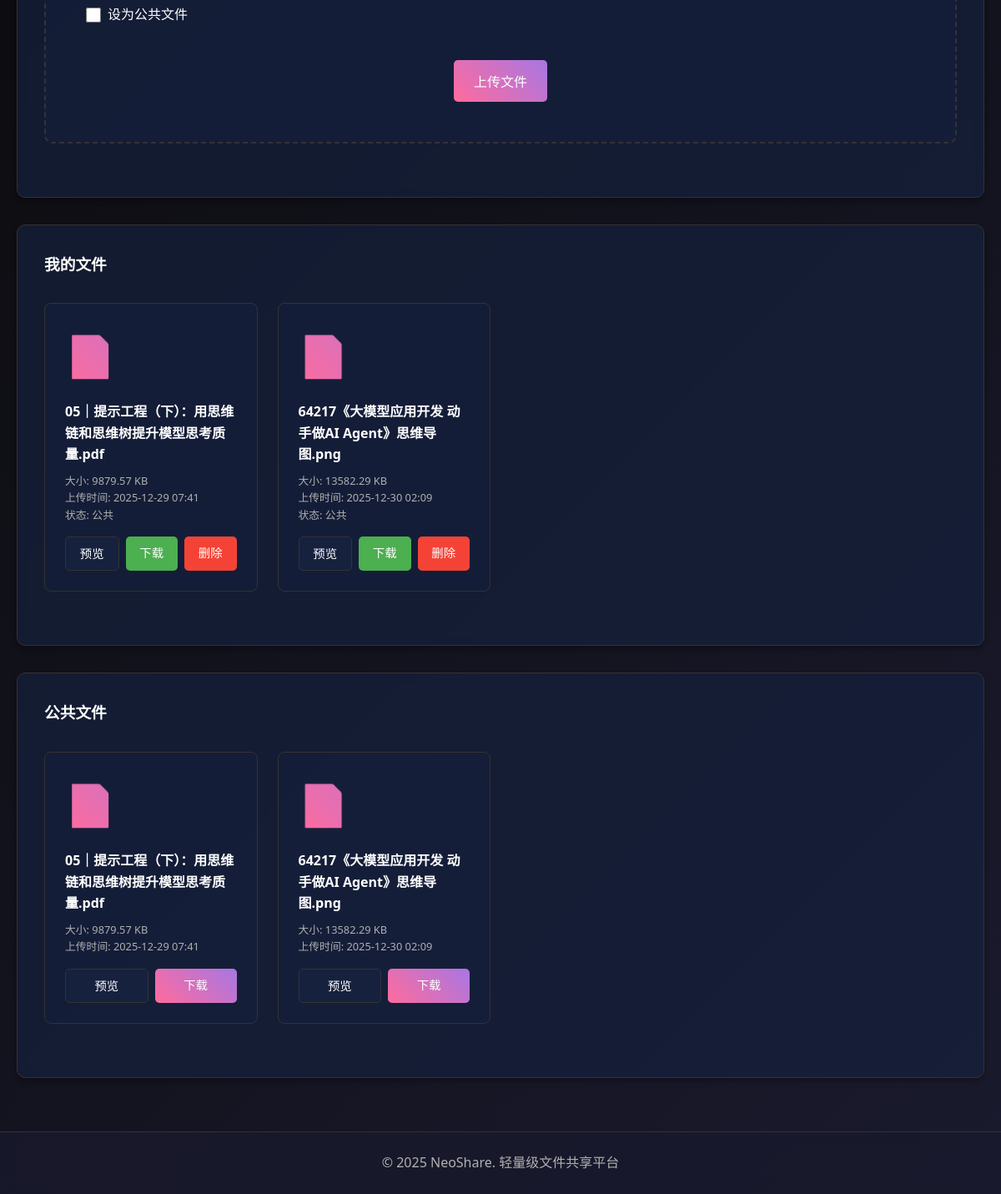
Page /dashboard (signed in, lower part) on the earlier database version.
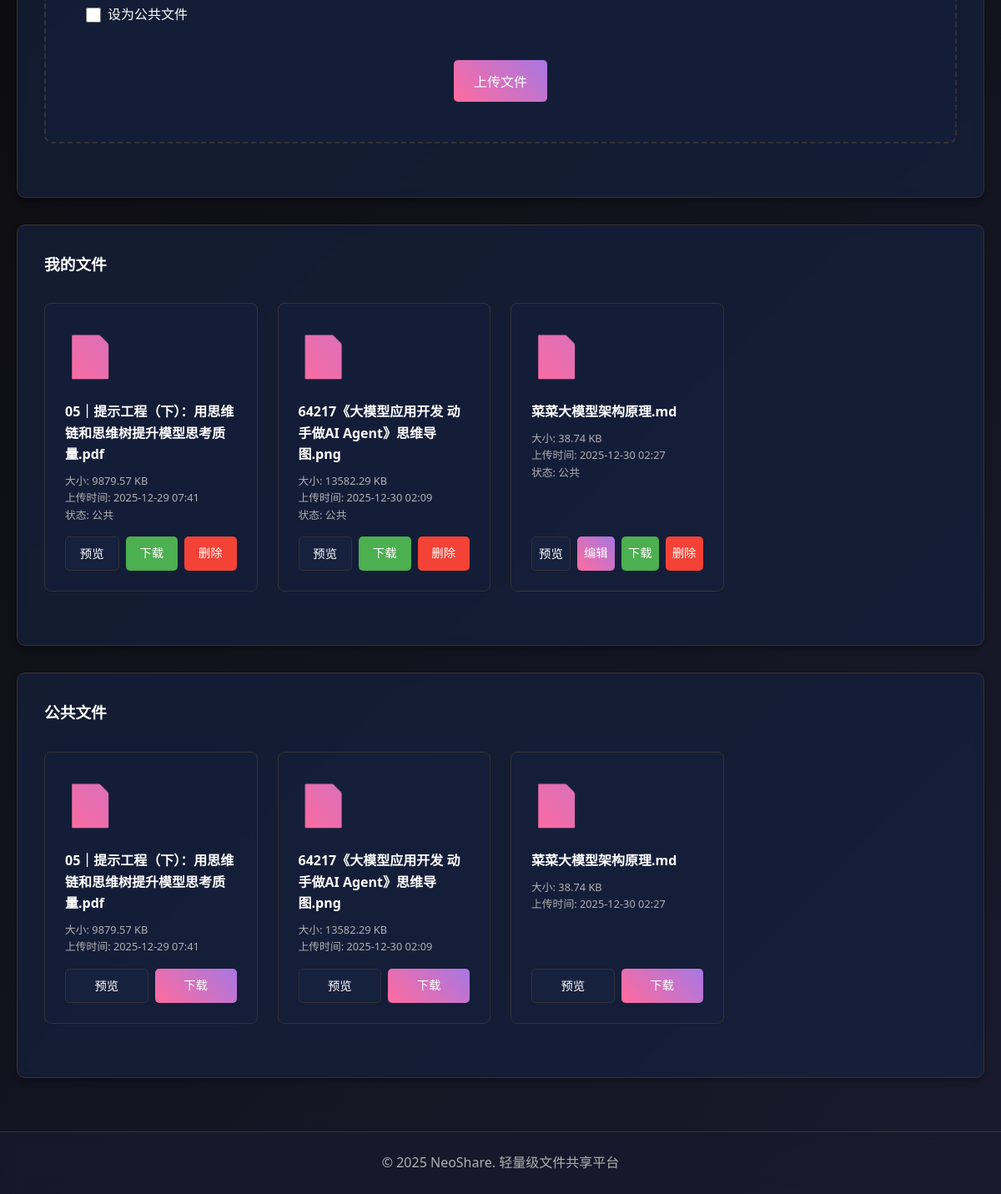
Same page on the later database version.
### new_app.py (models this page shows)
class File(db.Model):
    id = db.Column(db.Integer, primary_key=True)
    filename = db.Column(db.String(200), nullable=False)
    filepath = db.Column(db.String(400), nullable=False)
    owner_id = db.Column(db.Integer, db.ForeignKey('user.id'), nullable=True)
    is_public = db.Column(db.Boolean, default=False)
    created_at = db.Column(db.DateTime, default=datetime.utcnow)
    updated_at = db.Column(db.DateTime, default=datetime.utcnow, onupdate=datetime.utcnow)
    file_size = db.Column(db.Integer, nullable=False)

### new_app.py (the view)
@app.route('/dashboard')
@login_required
def dashboard():
    user_files = File.query.filter_by(owner_id=current_user.id).all()
    public_files = File.query.filter_by(is_public=True).all()
    return render_template('new_dashboard.html', user_files=user_files, public_files=public_files)

### new_app.py (called while the page is built)
@login_manager.user_loader
def load_user(user_id):
    return User.query.get(int(user_id))

### templates/new_dashboard.html (shortened to what this page needs)
{% extends 'new_base.html' %}
{% block content %}
    <div class="card">
        <form method="POST" action="/upload" enctype="multipart/form-data" class="upload-form">
            <br>
            <div class="checkbox-container">
                <input type="checkbox" id="is-public" name="is_public">
                <label for="is-public">设为公共文件</label>
            </div>
            <br>
            <button type="submit" class="btn btn-primary">上传文件</button>
        </form>
    </div>
    <div class="card">
        <h3>我的文件</h3>
        <div class="file-list">
            {% if user_files %}
                {% for file in user_files %}
                    <div class="file-item">
                        <div class="file-icon">📄</div>
                        <div class="file-name">{{ file.filename }}</div>
                        <div class="file-meta">
                            <p>大小: {{ (file.file_size / 1024)|round(2) }} KB</p>
                            <p>上传时间: {{ file.created_at.strftime('%Y-%m-%d %H:%M') }}</p>
                            <p>状态: {{ '公共' if file.is_public else '私有' }}</p>
                        </div>
                        <div class="file-actions">
                            <a href="{{ url_for('preview_file', file_id=file.id) }}" class="btn btn-secondary">预览</a>
                            {% set ext = file.filename.rsplit('.', 1)[1].lower() if '.' in file.filename else '' %}
                            {% if ext in ['txt', 'md', 'markdown', 'py', 'js', 'html', 'css', 'json', 'xml', 'yaml', 'yml', 'sh', 'bat', 'cmd'] %}
                                <a href="{{ url_for('edit_file', file_id=file.id) }}" class="btn btn-primary">编辑</a>
                            {% endif %}
                            <a href="{{ url_for('download_file', filename=file.filepath.replace('uploads_new/', '')) }}" class="btn btn-success">下载</a>
                            <a href="{{ url_for('delete_file', file_id=file.id) }}" class="btn btn-danger" onclick="return confirm('确定要删除这个文件吗？')">删除</a>
                        </div>
                    </div>
                {% endfor %}
            {% else %}
                <p style="text-align: center; color: var(--text-secondary); grid-column: 1 / -1;">暂无个人文件</p>
            {% endif %}
        </div>
    </div>
    <div class="card">
        <h3>公共文件</h3>
        <div class="file-list">
            {% if public_files %}
                {% for file in public_files %}
                    <div class="file-item">
                        <div class="file-icon">📄</div>
                        <div class="file-name">{{ file.filename }}</div>
                        <div class="file-meta">
                            <p>大小: {{ (file.file_size / 1024)|round(2) }} KB</p>
                            <p>上传时间: {{ file.created_at.strftime('%Y-%m-%d %H:%M') }}</p>
                        </div>
                        <div class="file-actions">
                            <a href="{{ url_for('preview_file', file_id=file.id) }}" class="btn btn-secondary">预览</a>
                            <a href="{{ url_for('download_file', filename=file.filepath.replace('uploads_new/', '')) }}" class="btn btn-primary">下载</a>
                        </div>
                    </div>
                {% endfor %}
            {% else %}
                <p style="text-align: center; color: var(--text-secondary); grid-column: 1 / -1;">暂无公共文件</p>
            {% endif %}
        </div>
    </div>
{% endblock %}

Differences in the rows shown:
added File: filename "菜菜大模型架构原理.md", (file.file_size/1024)|round(2) "38.74", created_at "2025-12-30 02:27", is_public "公共"
